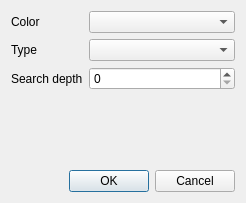
<?xml version="1.0" encoding="UTF-8"?>
<ui version="4.0">
 <class>SettingsDialog</class>
 <widget class="QDialog" name="SettingsDialog">
  <property name="geometry">
   <rect>
    <x>0</x>
    <y>0</y>
    <width>246</width>
    <height>203</height>
   </rect>
  </property>
  <property name="windowTitle">
   <string>Dialog</string>
  </property>
  <layout class="QVBoxLayout" name="verticalLayout">
   <item>
    <layout class="QFormLayout" name="formLayout">
     <property name="fieldGrowthPolicy">
      <enum>QFormLayout::AllNonFixedFieldsGrow</enum>
     </property>
     <item row="0" column="0">
      <widget class="QLabel" name="label_5">
       <property name="text">
        <string>Color</string>
       </property>
      </widget>
     </item>
     <item row="0" column="1">
      <widget class="QComboBox" name="comboBoxColor"/>
     </item>
     <item row="1" column="0">
      <widget class="QLabel" name="label">
       <property name="text">
        <string>Type</string>
       </property>
      </widget>
     </item>
     <item row="1" column="1">
      <widget class="QComboBox" name="comboBox"/>
     </item>
     <item row="2" column="0">
      <widget class="QLabel" name="label_2">
       <property name="text">
        <string>Search depth</string>
       </property>
      </widget>
     </item>
     <item row="2" column="1">
      <widget class="QSpinBox" name="spinBox"/>
     </item>
    </layout>
   </item>
   <item>
    <widget class="QDialogButtonBox" name="buttonBox">
     <property name="orientation">
      <enum>Qt::Horizontal</enum>
     </property>
     <property name="standardButtons">
      <set>QDialogButtonBox::Cancel|QDialogButtonBox::Ok</set>
     </property>
    </widget>
   </item>
  </layout>
 </widget>
 <resources/>
 <connections>
  <connection>
   <sender>buttonBox</sender>
   <signal>accepted()</signal>
   <receiver>SettingsDialog</receiver>
   <slot>accept()</slot>
   <hints>
    <hint type="sourcelabel">
     <x>248</x>
     <y>254</y>
    </hint>
    <hint type="destinationlabel">
     <x>157</x>
     <y>274</y>
    </hint>
   </hints>
  </connection>
  <connection>
   <sender>buttonBox</sender>
   <signal>rejected()</signal>
   <receiver>SettingsDialog</receiver>
   <slot>reject()</slot>
   <hints>
    <hint type="sourcelabel">
     <x>316</x>
     <y>260</y>
    </hint>
    <hint type="destinationlabel">
     <x>286</x>
     <y>274</y>
    </hint>
   </hints>
  </connection>
 </connections>
</ui>
